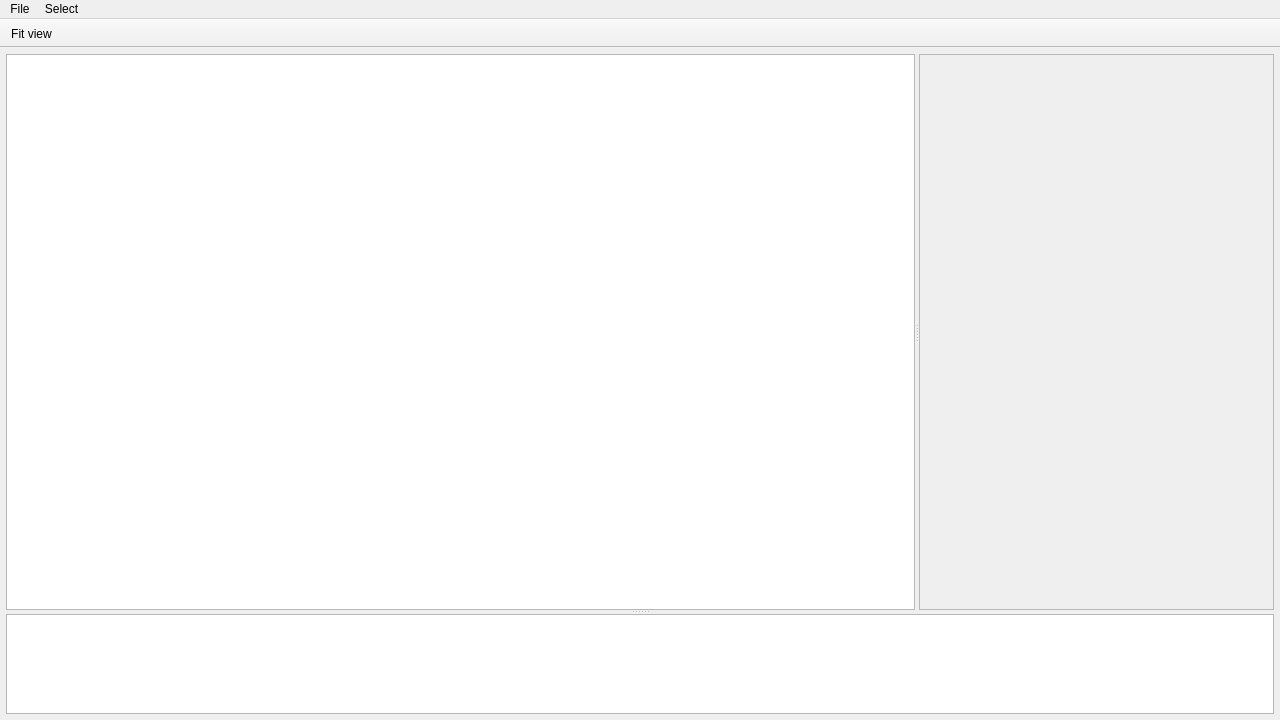
<?xml version="1.0" encoding="UTF-8"?>
<ui version="4.0">
 <class>MainWindow</class>
 <widget class="QMainWindow" name="MainWindow">
  <property name="geometry">
   <rect>
    <x>0</x>
    <y>0</y>
    <width>1280</width>
    <height>720</height>
   </rect>
  </property>
  <property name="minimumSize">
   <size>
    <width>800</width>
    <height>600</height>
   </size>
  </property>
  <property name="windowTitle">
   <string>Calculix CAE</string>
  </property>
  <property name="windowIcon">
   <iconset>
    <normaloff>icon.png</normaloff>icon.png</iconset>
  </property>
  <widget class="QWidget" name="centralwidget">
   <layout class="QVBoxLayout" name="verticalLayout">
    <property name="spacing">
     <number>0</number>
    </property>
    <property name="leftMargin">
     <number>6</number>
    </property>
    <property name="topMargin">
     <number>6</number>
    </property>
    <property name="rightMargin">
     <number>6</number>
    </property>
    <property name="bottomMargin">
     <number>6</number>
    </property>
    <item>
     <widget class="QSplitter" name="splitter_2">
      <property name="orientation">
       <enum>Qt::Vertical</enum>
      </property>
      <widget class="QSplitter" name="splitter">
       <property name="sizePolicy">
        <sizepolicy hsizetype="Expanding" vsizetype="Preferred">
         <horstretch>0</horstretch>
         <verstretch>7</verstretch>
        </sizepolicy>
       </property>
       <property name="orientation">
        <enum>Qt::Horizontal</enum>
       </property>
       <widget class="QTreeView" name="treeView">
        <property name="sizePolicy">
         <sizepolicy hsizetype="Preferred" vsizetype="Preferred">
          <horstretch>1</horstretch>
          <verstretch>0</verstretch>
         </sizepolicy>
        </property>
        <property name="toolTip">
         <string>Double click it</string>
        </property>
        <property name="editTriggers">
         <set>QAbstractItemView::NoEditTriggers</set>
        </property>
        <property name="selectionMode">
         <enum>QAbstractItemView::SingleSelection</enum>
        </property>
        <property name="selectionBehavior">
         <enum>QAbstractItemView::SelectItems</enum>
        </property>
        <property name="allColumnsShowFocus">
         <bool>false</bool>
        </property>
        <property name="expandsOnDoubleClick">
         <bool>false</bool>
        </property>
        <attribute name="headerVisible">
         <bool>false</bool>
        </attribute>
       </widget>
       <widget class="QFrame" name="frame">
        <property name="sizePolicy">
         <sizepolicy hsizetype="Preferred" vsizetype="Preferred">
          <horstretch>1</horstretch>
          <verstretch>0</verstretch>
         </sizepolicy>
        </property>
        <property name="frameShape">
         <enum>QFrame::StyledPanel</enum>
        </property>
        <property name="frameShadow">
         <enum>QFrame::Raised</enum>
        </property>
        <widget class="QWidget" name="verticalLayoutWidget">
         <property name="geometry">
          <rect>
           <x>29</x>
           <y>29</y>
           <width>91</width>
           <height>141</height>
          </rect>
         </property>
         <layout class="QVBoxLayout" name="vl">
          <property name="spacing">
           <number>0</number>
          </property>
         </layout>
        </widget>
       </widget>
      </widget>
      <widget class="QTextEdit" name="textEdit">
       <property name="sizePolicy">
        <sizepolicy hsizetype="Expanding" vsizetype="Expanding">
         <horstretch>0</horstretch>
         <verstretch>1</verstretch>
        </sizepolicy>
       </property>
       <property name="minimumSize">
        <size>
         <width>0</width>
         <height>100</height>
        </size>
       </property>
       <property name="readOnly">
        <bool>true</bool>
       </property>
      </widget>
     </widget>
    </item>
   </layout>
  </widget>
  <widget class="QMenuBar" name="menuBar">
   <property name="geometry">
    <rect>
     <x>0</x>
     <y>0</y>
     <width>1280</width>
     <height>31</height>
    </rect>
   </property>
   <widget class="QMenu" name="menuFile">
    <property name="title">
     <string>File</string>
    </property>
    <addaction name="actionImportMeshFromInp"/>
   </widget>
   <widget class="QMenu" name="menuSelect">
    <property name="title">
     <string>Select</string>
    </property>
    <addaction name="actionSelectNodes"/>
    <addaction name="actionSelectElements"/>
    <addaction name="actionClearSelection"/>
   </widget>
   <addaction name="menuFile"/>
   <addaction name="menuSelect"/>
  </widget>
  <widget class="QToolBar" name="toolBar">
   <property name="windowTitle">
    <string>toolBar</string>
   </property>
   <property name="movable">
    <bool>false</bool>
   </property>
   <property name="floatable">
    <bool>false</bool>
   </property>
   <attribute name="toolBarArea">
    <enum>TopToolBarArea</enum>
   </attribute>
   <attribute name="toolBarBreak">
    <bool>false</bool>
   </attribute>
   <addaction name="actionCameraFitView"/>
  </widget>
  <action name="actionImportMeshFromInp">
   <property name="text">
    <string>Import .inp mesh</string>
   </property>
  </action>
  <action name="actionCameraFitView">
   <property name="icon">
    <iconset>
     <normaloff>icon_cameraFitView.svg</normaloff>icon_cameraFitView.svg</iconset>
   </property>
   <property name="text">
    <string>Fit view</string>
   </property>
  </action>
  <action name="actionSelectNodes">
   <property name="text">
    <string>Nodes</string>
   </property>
  </action>
  <action name="actionSelectElements">
   <property name="text">
    <string>Elements</string>
   </property>
  </action>
  <action name="actionClearSelection">
   <property name="icon">
    <iconset>
     <normaloff>icon_clearSelection.png</normaloff>icon_clearSelection.png</iconset>
   </property>
   <property name="text">
    <string>Clear selection</string>
   </property>
  </action>
 </widget>
 <resources/>
 <connections/>
</ui>
